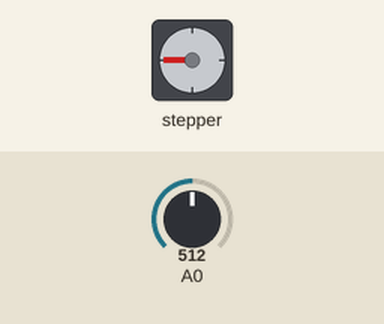
Recording of a sketch running on a simulated Arduino Uno, built with avr-gcc and run on an emulated ATmega328P. On the bench: stepper motor. Inputs (shaded band) come from the test bench; at power-on: A0 = 512. Stepper angles assume 200 steps per turn.

Above: at 1.2 s.
1.3 s: A0 set to 716
At 1.69 s:
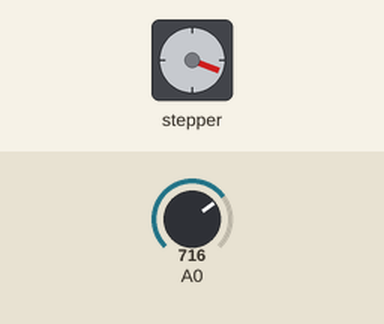
4.3 s: A0 set to 900
At 4.71 s:
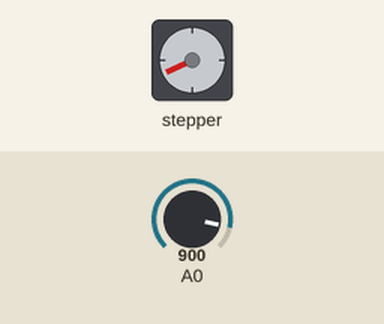
7.3 s: A0 set to 1023
At 7.73 s:
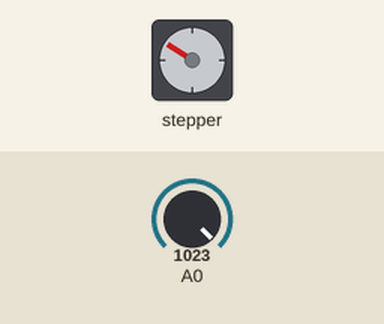
Timing chart, 0 to 19.3 s (numbered marks = the images above; inputs shaded):
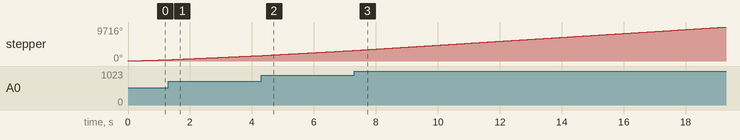

The sketch:

shiny_lahdi1.ino
```cpp
/* Stepper Motor with potentiometer */
#include <Stepper.h>

const int stepsPerRevolution = 200;


Stepper myStepper(stepsPerRevolution, 2, 3, 4, 5);

int stepCount = 0;

void setup() {

}

void loop() {
  // read the sensor value from A0
  int sensorReading = analogRead(A0);
  // map it to a range from 0 to 100:
  int motorSpeed = map(sensorReading, 0, 1023, 0, 100);
  // set the motor speed:
  if (motorSpeed > 0) {
    myStepper.setSpeed(motorSpeed);
    // step 1/100 of a revolution:
    myStepper.step(stepsPerRevolution / 100);
  }
}
```
